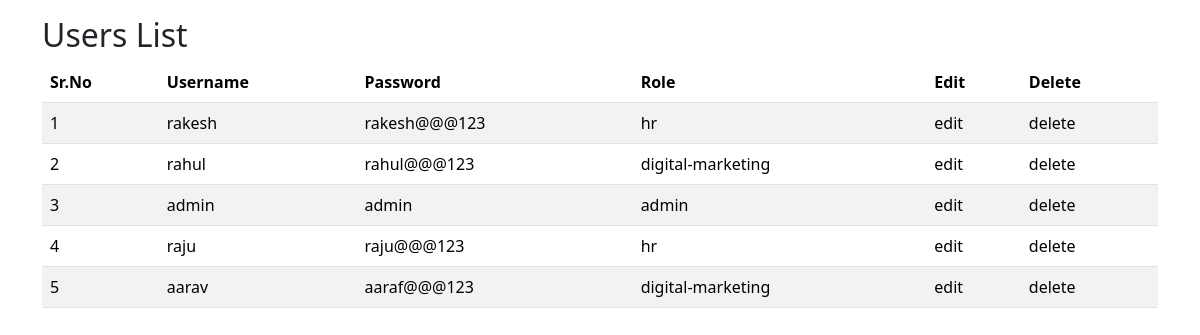
The page / on the database its author committed.
### tables this page shows
CREATE TABLE `users` (
  `id` int(11) NOT NULL,
  `uname` text NOT NULL,
  `upwd` text NOT NULL,
  `role` text NOT NULL,
  `added_date` datetime NOT NULL
);

### index.php (the view, shortened to what this page needs)
<?php
include('connection.php');
?>
<!DOCTYPE html>
<html lang="en">
<head>
  <link href="https://cdn.jsdelivr.net/npm/bootstrap@5.3.1/dist/css/bootstrap.min.css" rel="stylesheet">
</head>
<body>
<div class="container mt-3">
  <h2>Users List</h2>
  <table class="table table-striped">
    <thead>
      <tr>
        <th>Sr.No</th>
        <th>Username</th>
        <th>Password</th>
		 <th>Role</th>
		  <th>Edit</th>
		   <th>Delete</th>
      </tr>
    </thead>
    <tbody>
	<?php
	$sql="select * from users";
	$result=mysqli_query($conn,$sql);
	$i=1;
	while($data=mysqli_fetch_array($result))
	{?>
      <tr>
        <td><?php echo $i;?></td>
        <td><?php echo $data['uname'];?></td>
        <td><?php echo $data['upwd'];?></td>
		 <td><?php echo $data['role'];?></td>
        <td>edit</td>
        <td>delete</td>
      </tr>
	<?php $i++; } ?>
    </tbody>
  </table>
</div>
</body>
</html>

### rows shown on the page
users: uname "rakesh", upwd "rakesh@@@123", role "hr"
users: uname "rahul", upwd "rahul@@@123", role "digital-marketing"
users: uname "admin", upwd "admin", role "admin"
users: uname "raju", upwd "raju@@@123", role "hr"
users: uname "aarav", upwd "aaraf@@@123", role "digital-marketing"
